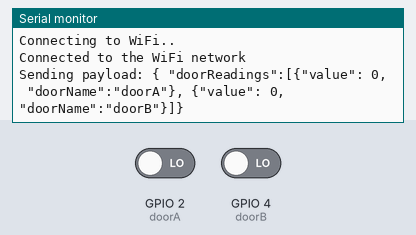
A program run on a simulated ESP32. Parts: the last lines printed to the serial monitor. Inputs (shaded band) come from the test bench; at power-on: GPIO 2 (doorA) LOW, GPIO 4 (doorB) LOW. WiFi joins after 1.5 s; servers stay silent unless stated; uploads are accepted with an empty reply.

Above: at 7.2 s.
7.3 s: GPIO 2 (doorA) driven HIGH
At 8.1 s:
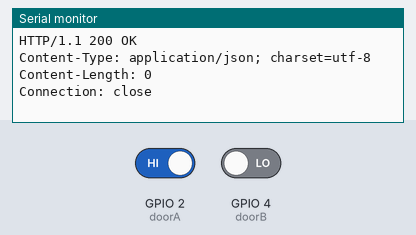
15.9 s: GPIO 4 (doorB) driven HIGH
At 18.4 s:
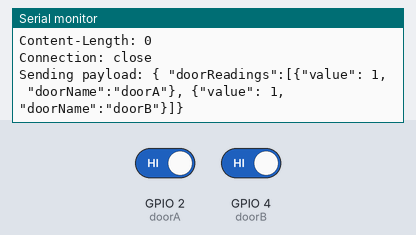
24.5 s: GPIO 2 (doorA) driven LOW
At 29.6 s:
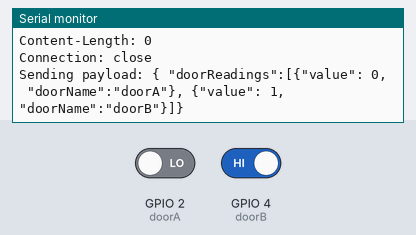

The program:

main.cpp
```cpp
#include <Arduino.h>
#include <WiFi.h>
#include <WiFiClientSecure.h>

const int doorA = 2;
const int doorB = 4;

const char* ssid = "Stage Guest";
const char* password =  "12345678";

void setup() {
  pinMode(doorA, INPUT);
  pinMode(doorB, INPUT);

  Serial.begin(115200);
  WiFi.mode(WIFI_STA);
  WiFi.disconnect();
  delay(4000);   //Delay needed before calling the WiFi.begin
  WiFi.begin(ssid, password);
  while (WiFi.status() != WL_CONNECTED) { //Check for the connection
    delay(1000);
    Serial.println("Connecting to WiFi..");
  }
  Serial.println("Connected to the WiFi network");
}

void loop() {
 if(WiFi.status()== WL_CONNECTED){   //Check WiFi connection status
   WiFiClientSecure client;
   if (client.connect("iot.test.dreamix.eu", 443)) {
    byte stateA = digitalRead(doorA);
    byte stateB = digitalRead(doorB);
    String payload = (String)"{ \"doorReadings\":[{\"value\": "+stateA+", \"doorName\":\"doorA\"}, {\"value\": "+stateB+", \"doorName\":\"doorB\"}]}";
    Serial.println("Sending payload: "+payload);
    client.println("POST /api/v1/door-readings/multiple HTTP/1.1");
    client.println("Host: iot.test.dreamix.eu");
    client.println("User-Agent: ESP8266/1.0");
    client.println("Authorization: Basic ZG9vcnJlYWRlckBkcm14OkMyNDQxMDEwMjAxOQ==");
    client.println("Connection: close");
    client.println("Content-Type: application/json;");
    client.print("Content-Length: ");
    client.println(payload.length());
    client.println();
    client.println(payload);
    delay(10);
    String response = client.readString();
    Serial.println(response);
   }else{
    Serial.println("Error in connecting to server");
   }
 }else{
    Serial.println("Error in WiFi connection");
 }
  delay(10000);  //Send a request every 10 seconds
}
```

Measured:
- after the input at 15.9 s, the serial monitor: prints a new line after 1.6 s (image 2)
- after the input at 24.5 s, the serial monitor: prints a new line after 4.3 s (image 3)
